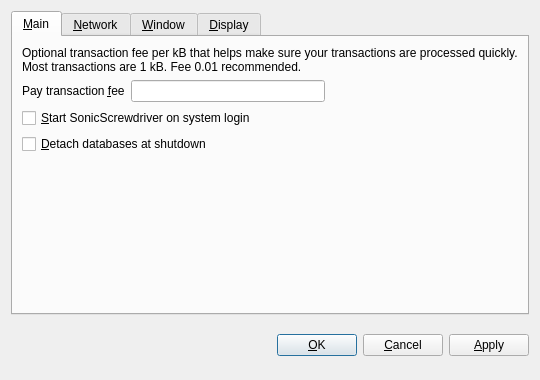
<?xml version="1.0" encoding="UTF-8"?>
<ui version="4.0">
 <class>OptionsDialog</class>
 <widget class="QDialog" name="OptionsDialog">
  <property name="geometry">
   <rect>
    <x>0</x>
    <y>0</y>
    <width>540</width>
    <height>380</height>
   </rect>
  </property>
  <property name="windowTitle">
   <string>Options</string>
  </property>
  <property name="autoFillBackground">
   <bool>true</bool>
  </property>
  <property name="styleSheet">
   <string notr="true"/>
  </property>
  <property name="modal">
   <bool>true</bool>
  </property>
  <layout class="QVBoxLayout" name="verticalLayout">
   <item>
    <widget class="QTabWidget" name="tabWidget">
     <property name="tabPosition">
      <enum>QTabWidget::North</enum>
     </property>
     <property name="currentIndex">
      <number>0</number>
     </property>
     <widget class="QWidget" name="tabMain">
      <attribute name="title">
       <string>&amp;Main</string>
      </attribute>
      <layout class="QVBoxLayout" name="verticalLayout_Main">
       <item>
        <widget class="QLabel" name="transactionFeeInfoLabel">
         <property name="text">
          <string>Optional transaction fee per kB that helps make sure your transactions are processed quickly. Most transactions are 1 kB. Fee 0.01 recommended.</string>
         </property>
         <property name="textFormat">
          <enum>Qt::PlainText</enum>
         </property>
         <property name="wordWrap">
          <bool>true</bool>
         </property>
        </widget>
       </item>
       <item>
        <layout class="QHBoxLayout" name="horizontalLayout_Main">
         <item>
          <widget class="QLabel" name="transactionFeeLabel">
           <property name="text">
            <string>Pay transaction &amp;fee</string>
           </property>
           <property name="textFormat">
            <enum>Qt::PlainText</enum>
           </property>
           <property name="buddy">
            <cstring>transactionFee</cstring>
           </property>
          </widget>
         </item>
         <item>
          <widget class="BitcoinAmountField" name="transactionFee"/>
         </item>
         <item>
          <spacer name="horizontalSpacer_Main">
           <property name="orientation">
            <enum>Qt::Horizontal</enum>
           </property>
           <property name="sizeHint" stdset="0">
            <size>
             <width>40</width>
             <height>20</height>
            </size>
           </property>
          </spacer>
         </item>
        </layout>
       </item>
       <item>
        <widget class="QCheckBox" name="bitcoinAtStartup">
         <property name="toolTip">
          <string>Automatically start SonicScrewdriver after logging in to the system.</string>
         </property>
         <property name="text">
          <string>&amp;Start SonicScrewdriver on system login</string>
         </property>
        </widget>
       </item>
       <item>
        <widget class="QCheckBox" name="detachDatabases">
         <property name="toolTip">
          <string>Detach block and address databases at shutdown. This means they can be moved to another data directory, but it slows down shutdown. The wallet is always detached.</string>
         </property>
         <property name="text">
          <string>&amp;Detach databases at shutdown</string>
         </property>
        </widget>
       </item>
       <item>
        <spacer name="verticalSpacer_Main">
         <property name="orientation">
          <enum>Qt::Vertical</enum>
         </property>
         <property name="sizeHint" stdset="0">
          <size>
           <width>20</width>
           <height>40</height>
          </size>
         </property>
        </spacer>
       </item>
      </layout>
     </widget>
     <widget class="QWidget" name="tabNetwork">
      <attribute name="title">
       <string>&amp;Network</string>
      </attribute>
      <layout class="QVBoxLayout" name="verticalLayout_Network">
       <item>
        <widget class="QCheckBox" name="mapPortUpnp">
         <property name="toolTip">
          <string>Automatically open the SonicScrewdriver client port on the router. This only works when your router supports UPnP and it is enabled.</string>
         </property>
         <property name="text">
          <string>Map port using &amp;UPnP</string>
         </property>
        </widget>
       </item>
       <item>
        <widget class="QCheckBox" name="connectSocks">
         <property name="toolTip">
          <string>Connect to the SonicScrewdriver network through a SOCKS proxy (e.g. when connecting through Tor).</string>
         </property>
         <property name="text">
          <string>&amp;Connect through SOCKS proxy:</string>
         </property>
        </widget>
       </item>
       <item>
        <layout class="QHBoxLayout" name="horizontalLayout_Network">
         <item>
          <widget class="QLabel" name="proxyIpLabel">
           <property name="text">
            <string>Proxy &amp;IP:</string>
           </property>
           <property name="textFormat">
            <enum>Qt::PlainText</enum>
           </property>
           <property name="buddy">
            <cstring>proxyIp</cstring>
           </property>
          </widget>
         </item>
         <item>
          <widget class="QValidatedLineEdit" name="proxyIp">
           <property name="maximumSize">
            <size>
             <width>140</width>
             <height>16777215</height>
            </size>
           </property>
           <property name="toolTip">
            <string>IP address of the proxy (e.g. 127.0.0.1)</string>
           </property>
          </widget>
         </item>
         <item>
          <widget class="QLabel" name="proxyPortLabel">
           <property name="text">
            <string>&amp;Port:</string>
           </property>
           <property name="textFormat">
            <enum>Qt::PlainText</enum>
           </property>
           <property name="buddy">
            <cstring>proxyPort</cstring>
           </property>
          </widget>
         </item>
         <item>
          <widget class="QLineEdit" name="proxyPort">
           <property name="maximumSize">
            <size>
             <width>55</width>
             <height>16777215</height>
            </size>
           </property>
           <property name="toolTip">
            <string>Port of the proxy (e.g. 9060)</string>
           </property>
          </widget>
         </item>
         <item>
          <widget class="QLabel" name="socksVersionLabel">
           <property name="text">
            <string>SOCKS &amp;Version:</string>
           </property>
           <property name="textFormat">
            <enum>Qt::PlainText</enum>
           </property>
           <property name="buddy">
            <cstring>socksVersion</cstring>
           </property>
          </widget>
         </item>
         <item>
          <widget class="QValueComboBox" name="socksVersion">
           <property name="toolTip">
            <string>SOCKS version of the proxy (e.g. 5)</string>
           </property>
          </widget>
         </item>
         <item>
          <spacer name="horizontalSpacer_Network">
           <property name="orientation">
            <enum>Qt::Horizontal</enum>
           </property>
           <property name="sizeHint" stdset="0">
            <size>
             <width>40</width>
             <height>20</height>
            </size>
           </property>
          </spacer>
         </item>
        </layout>
       </item>
       <item>
        <spacer name="verticalSpacer_Network">
         <property name="orientation">
          <enum>Qt::Vertical</enum>
         </property>
         <property name="sizeHint" stdset="0">
          <size>
           <width>20</width>
           <height>40</height>
          </size>
         </property>
        </spacer>
       </item>
      </layout>
     </widget>
     <widget class="QWidget" name="tabWindow">
      <attribute name="title">
       <string>&amp;Window</string>
      </attribute>
      <layout class="QVBoxLayout" name="verticalLayout_Window">
       <item>
        <widget class="QCheckBox" name="minimizeToTray">
         <property name="toolTip">
          <string>Show only a tray icon after minimizing the window.</string>
         </property>
         <property name="text">
          <string>&amp;Minimize to the tray instead of the taskbar</string>
         </property>
        </widget>
       </item>
       <item>
        <widget class="QCheckBox" name="minimizeOnClose">
         <property name="toolTip">
          <string>Minimize instead of exit the application when the window is closed. When this option is enabled, the application will be closed only after selecting Quit in the menu.</string>
         </property>
         <property name="text">
          <string>M&amp;inimize on close</string>
         </property>
        </widget>
       </item>
       <item>
        <spacer name="verticalSpacer_Window">
         <property name="orientation">
          <enum>Qt::Vertical</enum>
         </property>
         <property name="sizeHint" stdset="0">
          <size>
           <width>20</width>
           <height>40</height>
          </size>
         </property>
        </spacer>
       </item>
      </layout>
     </widget>
     <widget class="QWidget" name="tabDisplay">
      <attribute name="title">
       <string>&amp;Display</string>
      </attribute>
      <layout class="QVBoxLayout" name="verticalLayout_Display">
       <item>
        <layout class="QHBoxLayout" name="horizontalLayout_1_Display">
         <item>
          <widget class="QLabel" name="langLabel">
           <property name="text">
            <string>User Interface &amp;language:</string>
           </property>
           <property name="textFormat">
            <enum>Qt::PlainText</enum>
           </property>
           <property name="buddy">
            <cstring>lang</cstring>
           </property>
          </widget>
         </item>
         <item>
          <widget class="QValueComboBox" name="lang">
           <property name="toolTip">
            <string>The user interface language can be set here. This setting will take effect after restarting SonicScrewdriver.</string>
           </property>
          </widget>
         </item>
        </layout>
       </item>
       <item>
        <layout class="QHBoxLayout" name="horizontalLayout_2_Display">
         <item>
          <widget class="QLabel" name="unitLabel">
           <property name="text">
            <string>&amp;Unit to show amounts in:</string>
           </property>
           <property name="textFormat">
            <enum>Qt::PlainText</enum>
           </property>
           <property name="buddy">
            <cstring>unit</cstring>
           </property>
          </widget>
         </item>
         <item>
          <widget class="QValueComboBox" name="unit">
           <property name="toolTip">
            <string>Choose the default subdivision unit to show in the interface and when sending coins.</string>
           </property>
          </widget>
         </item>
        </layout>
       </item>
       <item>
        <widget class="QCheckBox" name="displayAddresses">
         <property name="toolTip">
          <string>Whether to show SonicScrewdriver addresses in the transaction list or not.</string>
         </property>
         <property name="text">
          <string>&amp;Display addresses in transaction list</string>
         </property>
        </widget>
       </item>
       <item>
        <widget class="QCheckBox" name="coinControlFeatures">
         <property name="toolTip">
          <string>Whether to show coin control features or not.</string>
         </property>
         <property name="text">
          <string>Display coin &amp;control features (experts only!)</string>
         </property>
        </widget>
       </item>
       <item>
        <spacer name="verticalSpacer_Display">
         <property name="orientation">
          <enum>Qt::Vertical</enum>
         </property>
         <property name="sizeHint" stdset="0">
          <size>
           <width>20</width>
           <height>40</height>
          </size>
         </property>
        </spacer>
       </item>
      </layout>
     </widget>
    </widget>
   </item>
   <item>
    <layout class="QHBoxLayout" name="horizontalLayout_Buttons">
     <item>
      <spacer name="horizontalSpacer_1">
       <property name="orientation">
        <enum>Qt::Horizontal</enum>
       </property>
       <property name="sizeHint" stdset="0">
        <size>
         <width>40</width>
         <height>48</height>
        </size>
       </property>
      </spacer>
     </item>
     <item>
      <widget class="QLabel" name="statusLabel">
       <property name="font">
        <font>
         <weight>75</weight>
         <bold>true</bold>
        </font>
       </property>
       <property name="text">
        <string/>
       </property>
       <property name="textFormat">
        <enum>Qt::PlainText</enum>
       </property>
       <property name="wordWrap">
        <bool>true</bool>
       </property>
      </widget>
     </item>
     <item>
      <spacer name="horizontalSpacer_2">
       <property name="orientation">
        <enum>Qt::Horizontal</enum>
       </property>
       <property name="sizeHint" stdset="0">
        <size>
         <width>40</width>
         <height>48</height>
        </size>
       </property>
      </spacer>
     </item>
     <item>
      <widget class="QPushButton" name="okButton">
       <property name="text">
        <string>&amp;OK</string>
       </property>
      </widget>
     </item>
     <item>
      <widget class="QPushButton" name="cancelButton">
       <property name="text">
        <string>&amp;Cancel</string>
       </property>
       <property name="autoDefault">
        <bool>false</bool>
       </property>
      </widget>
     </item>
     <item>
      <widget class="QPushButton" name="applyButton">
       <property name="text">
        <string>&amp;Apply</string>
       </property>
       <property name="autoDefault">
        <bool>false</bool>
       </property>
      </widget>
     </item>
    </layout>
   </item>
  </layout>
 </widget>
 <customwidgets>
  <customwidget>
   <class>QValidatedLineEdit</class>
   <extends>QLineEdit</extends>
   <header>qvalidatedlineedit.h</header>
  </customwidget>
  <customwidget>
   <class>BitcoinAmountField</class>
   <extends>QLineEdit</extends>
   <header>bitcoinamountfield.h</header>
   <container>1</container>
  </customwidget>
  <customwidget>
   <class>QValueComboBox</class>
   <extends>QComboBox</extends>
   <header>qvaluecombobox.h</header>
  </customwidget>
 </customwidgets>
 <resources/>
 <connections/>
</ui>
